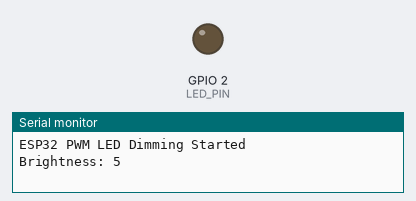
Bench run of a sketch on a simulated ESP32. On the bench: output pins drawn as LEDs (lit = HIGH), the last lines printed to the serial monitor.

Above: at 0.05 s.
At 0.95 s:
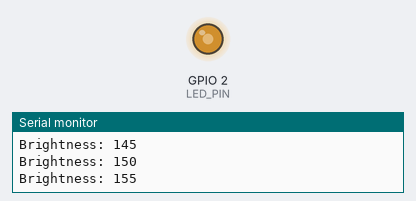
At 1.4 s:
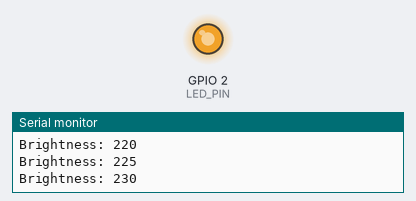
At 2.8 s:
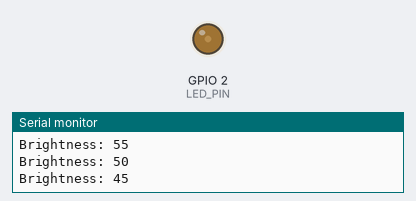
Timing chart, 0 to 7.0 s (numbered marks = the images above):
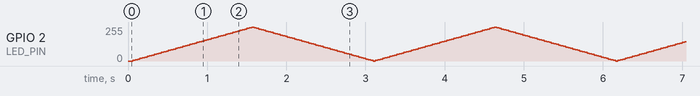

The sketch:

led-pwm-dimming.ino
```cpp
#define LED_PIN 2

// PWM config ESP32
const int pwmChannel = 0;
const int pwmFreq = 5000;
const int pwmResolution = 8; // 0-255 brightness

// fade config
int brightness = 0;
int fadeAmount = 5;

unsigned long previousMillis = 0;
const long interval = 30; // speed fade (ms)

void setup() {
  Serial.begin(115200);

  // setup PWM channel
  ledcSetup(pwmChannel, pwmFreq, pwmResolution);
  ledcAttachPin(LED_PIN, pwmChannel);

  Serial.println("ESP32 PWM LED Dimming Started");
}

void loop() {
  unsigned long currentMillis = millis();

  if (currentMillis - previousMillis >= interval) {
    previousMillis = currentMillis;

    // set brightness
    ledcWrite(pwmChannel, brightness);

    // update brightness
    brightness += fadeAmount;

    // reverse direction at limits
    if (brightness <= 0 || brightness >= 255) {
      fadeAmount = -fadeAmount;
    }

    Serial.print("Brightness: ");
    Serial.println(brightness);
  }
}
```
